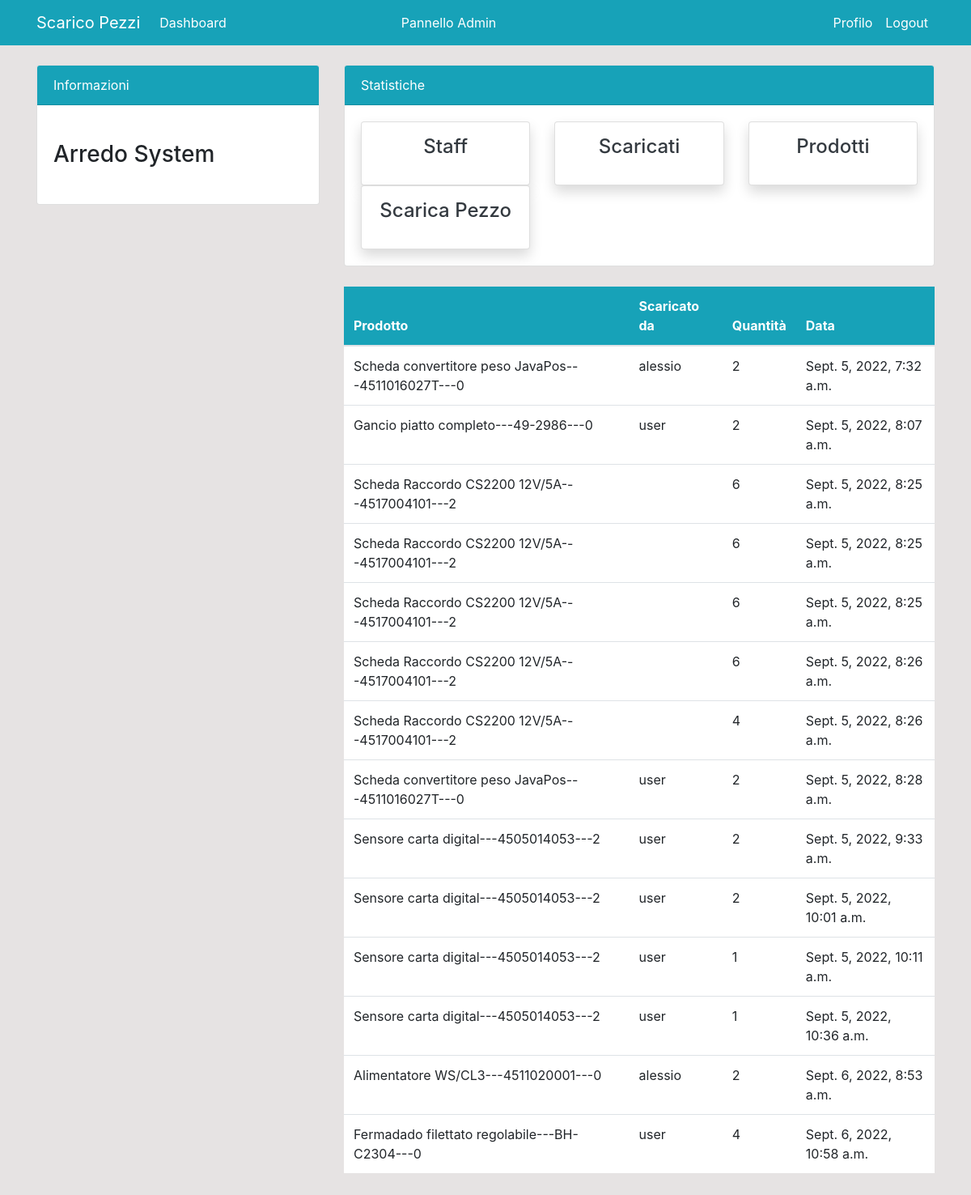
/order/ (signed in), run on the app's committed database.
### dashboard/models.py (models this page shows, shortened)
class Order(models.Model):
    product = models.ForeignKey(Product, on_delete = models.CASCADE, null=True)
    staff = models.ForeignKey(User, models.CASCADE, null=True)
    order_quantity = models.PositiveIntegerField(null=True)
    date = models.DateTimeField(auto_now_add=True)
    class Meta:
        verbose_name_plural = 'Scaricati'

class Product(models.Model):
    nome = models.CharField(max_length=100, blank=False, null=True)
    codice = models.CharField(max_length=100, blank=False, unique=True, null=True)
    quantita = models.PositiveIntegerField(null=True)
    class Meta:
        verbose_name_plural = 'Prodotti'
    def __str__(self):
        return f'{self.nome}---{self.codice}---{self.quantita}'

### dashboard/views.py (the view)
# urls.py: path('order/', views.order, name='dashboard-order')
@login_required
def order(request):
    orders = Order.objects.all()
    context = {
        'orders':orders,
    }
    return render(request, 'dashboard/order.html', context)

### templates/dashboard/order.html (shortened to what this page needs)
{% extends 'partials/base.html' %}
{% block content %}
{% include 'partials/topnav.html' %}
<div class="container">
    <div class="row my-4">
        <div class="col-md-4">
        </div>
        <div class="col-md-8">
            <table class="table bg-white">
                <thead class="bg-info">
                    <tr class="text-white">
                        <th scope="col">Prodotto</th>
                        <th scope="col">Scaricato da</th>
                        <th scope="col">Quantità</th>
                        <th scope="col">Data</th>
                    </tr>
                </thead>
                <tbody>
                    {% for orders in orders %}
                    <tr>
                        <td>{{orders.product}}</td>
                        <td>{{orders.staff.username}}</td>
                        <td>{{orders.order_quantity}}</td>
                        <td>{{orders.date}}</td>
                    </tr>
                    {% endfor %}
                </tbody>
            </table>
        </div>
    </div>
</div>
{% endblock %}

### static/style.css (style rules this page uses)
body { background: rgb(230, 227, 227); }

### data on the page
Order: product "Scheda convertitore peso JavaPos---4511016027T---0", staff.username "alessio", order_quantity "2", date "Sept. 5, 2022, 7:32 a.m."
Order: product "Gancio piatto completo---49-2986---0", staff.username "user", order_quantity "2", date "Sept. 5, 2022, 8:07 a.m."
Order: product "Scheda Raccordo CS2200 12V/5A---4517004101---2", order_quantity "6", date "Sept. 5, 2022, 8:25 a.m."
Order: product "Scheda Raccordo CS2200 12V/5A---4517004101---2", order_quantity "6", date "Sept. 5, 2022, 8:25 a.m."
Order: product "Scheda Raccordo CS2200 12V/5A---4517004101---2", order_quantity "6", date "Sept. 5, 2022, 8:25 a.m."
Order: product "Scheda Raccordo CS2200 12V/5A---4517004101---2", order_quantity "6", date "Sept. 5, 2022, 8:26 a.m."
Order: product "Scheda Raccordo CS2200 12V/5A---4517004101---2", order_quantity "4", date "Sept. 5, 2022, 8:26 a.m."
Order: product "Scheda convertitore peso JavaPos---4511016027T---0", staff.username "user", order_quantity "2", date "Sept. 5, 2022, 8:28 a.m."
Order: product "Sensore carta digital---4505014053---2", staff.username "user", order_quantity "2", date "Sept. 5, 2022, 9:33 a.m."
Order: product "Sensore carta digital---4505014053---2", staff.username "user", order_quantity "2", date "Sept. 5, 2022, 10:01 a.m."
Order: product "Sensore carta digital---4505014053---2", staff.username "user", order_quantity "1", date "Sept. 5, 2022, 10:11 a.m."
Order: product "Sensore carta digital---4505014053---2", staff.username "user", order_quantity "1", date "Sept. 5, 2022, 10:36 a.m."
Order: product "Alimentatore WS/CL3---4511020001---0", staff.username "alessio", order_quantity "2", date "Sept. 6, 2022, 8:53 a.m."
Order: product "Fermadado filettato regolabile---BH-C2304---0", staff.username "user", order_quantity "4", date "Sept. 6, 2022, 10:58 a.m."
